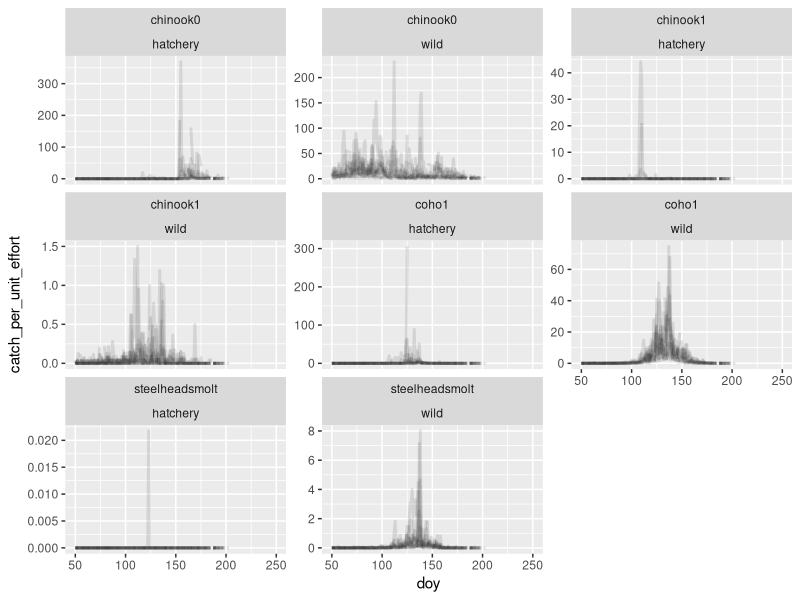
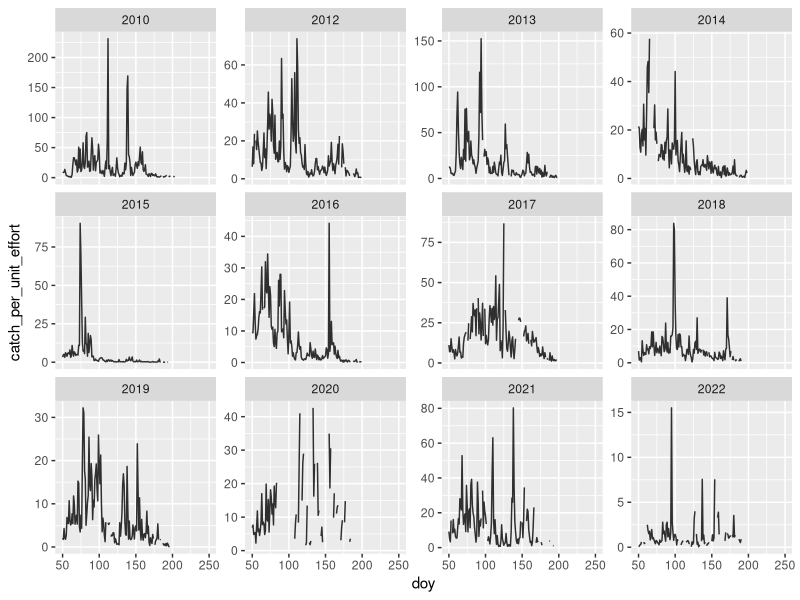

Recreate these plots in R, in order.
#Goal - plot the number of hatchery and wild fish 
#caught per hour
#For each year and each species

#load packages

library(ggplot2)
library(tidyverse)
library(here)
library(cowplot)

skagit <- read.csv(here("data",
                        "skagit",
                        "skagit_2010-2022_w_covariates.csv"), header=TRUE)


skagit_agg <- skagit %>%
  mutate(river = "skagit") %>% #making new column for river
  select(chinook0_hatchery_num, chinook0_wild_num,
         chinook1_hatchery_num, chinook1_wild_num,
         coho1_hatchery_num, coho1_wild_num,
         steelheadsmolt_hatchery_num, steelheadsmolt_wild_num,
         doy,year, river, In) %>% #selecting columns to work with
  pivot_longer(cols = c(chinook0_hatchery_num, chinook0_wild_num,
                        chinook1_hatchery_num, chinook1_wild_num,
                        coho1_hatchery_num, coho1_wild_num,
                        steelheadsmolt_hatchery_num, steelheadsmolt_wild_num),
               names_to = c("species", "origin"), #making the data set so that 
               #there is only one column for catch
               #one column for species (eg chinook0)
               #and one column for origin (eg wild)
               names_pattern = "(.*)_(.*)_num",
               values_to = "catch") %>%
  group_by(year, doy, river, species, origin) %>% #if there are multiple entries
  #for a day, sum the catch and sum the In
  summarise(catch = sum(catch, na.rm = TRUE), hours = sum(In, na.rm = TRUE)) %>%
  mutate(catch_per_unit_effort = catch/hours) #calculate catch per unit effort


#plot the catch_per_unit_effort for all species and years

ggplot(skagit_agg)+
  geom_line(aes(x = doy, y = catch_per_unit_effort, group = year), linewidth = 1,
            alpha = 0.1)+
  #each year should be separate line and opaqueness 0.1
  facet_wrap(~species + origin, scales = "free_y")+ #separare plot for species
#and origin
  xlim(50,250)


ggplot(skagit_agg %>% 
         filter(species == "chinook0" & origin == "wild"))+
  #only wild chinook0
  geom_line(aes(x = doy, y = catch_per_unit_effort),
            alpha = 0.8)+
  #each year should be separate line and opaqueness 0.8
  facet_wrap(~year, scales = "free_y")+ #separare plot for each year
  xlim(50,250)

#2022 seems to have very few chinook0
